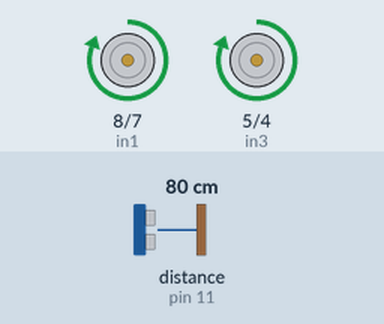
Recording of a sketch running on a simulated Arduino Uno, built with avr-gcc and run on an emulated ATmega328P. On the bench: motor-driver pin pairs drawn as motors (green arrow = first pin HIGH = forward, orange = second pin HIGH = backward, longer = more drive, scaled by the enable pin). Wiring (inferred from the names in the program): ultrasonic range finder: trigger pin 10; echo pin 11. The test bench sets the inputs (shaded band); at power-on: distance to the obstacle (sensor on pin 11) 80 cm. The echo pulse lasts 58.3 µs per cm.

Above: at 1.2 s.
1.3 s: distance to the obstacle (sensor on pin 11) set to 8 cm
2.8 s: distance to the obstacle (sensor on pin 11) set to 5 cm
At 3.6 s:
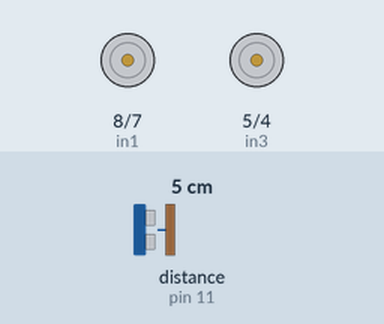
5.8 s: distance to the obstacle (sensor on pin 11) set to 9 cm
At 7.5 s:
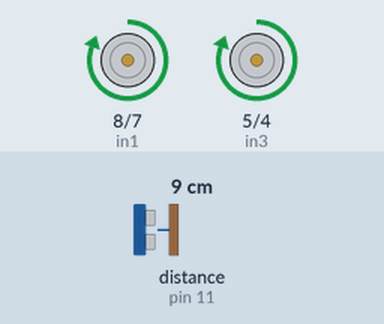
7.8 s: distance to the obstacle (sensor on pin 11) set to 2 cm
At 10.6 s:
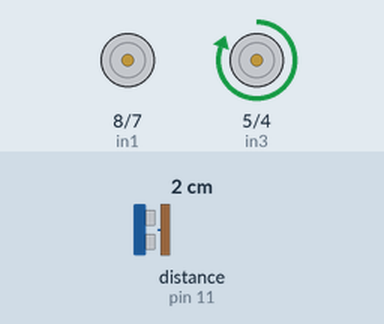
Timing chart, 0 to 11.8 s (numbered marks = the images above; inputs shaded):
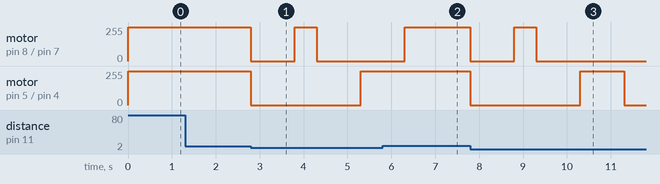

The sketch:

motor_code.ino
```cpp
const int trigPin = 10;
const int echoPin = 11;
const int leftSensor = 12;
const int rightSensor = 13;
// defines variables
long duration;
int distance;
int state = 0;

// Motor A connections
int enA = 9;
int in1 = 8;
int in2 = 7;
// Motor B connections
int enB = 3;
int in3 = 5;
int in4 = 4;

int checkDistance(){
  digitalWrite(trigPin, LOW);
  delayMicroseconds(2);
  digitalWrite(trigPin, HIGH);
  delayMicroseconds(10);
  digitalWrite(trigPin, LOW);
  duration = pulseIn(echoPin, HIGH);
  distance = duration * 0.034 / 2;
  return distance;
}

void moveForward(){
  analogWrite(enA, 255);
	analogWrite(enB, 255);

  digitalWrite(in1, HIGH);
	digitalWrite(in2, LOW);
	digitalWrite(in3, HIGH);
	digitalWrite(in4, LOW);

}

void Turnright(){
  analogWrite(enA, 255);
	analogWrite(enB, 255);

  digitalWrite(in1, HIGH);
	digitalWrite(in2, LOW);
	digitalWrite(in3, LOW);
	digitalWrite(in4, LOW);
  delay(500);//turn 90 degrees right, to be determined tmr
}

void Turnleft(){
  analogWrite(enA, 255);
	analogWrite(enB, 255);

  digitalWrite(in1, LOW);
	digitalWrite(in2, LOW);
	digitalWrite(in3, HIGH);
	digitalWrite(in4, LOW);
  delay(1000);//turn 180 degrees left, to be determined tmr
}

void Turnbackwards(){
  analogWrite(enA, 255);
	analogWrite(enB, 255);

    digitalWrite(in1, LOW);
	  digitalWrite(in2, LOW);
	  digitalWrite(in3, HIGH);
	  digitalWrite(in4, LOW);
    delay(500);
}

void stop(){
  analogWrite(enA, 255);
	analogWrite(enB, 255);

  digitalWrite(in1, LOW);
	digitalWrite(in2, LOW);
	digitalWrite(in3, LOW);
	digitalWrite(in4, LOW);
  delay(1000);
}

void checkState(){
  bool leftSensorValue = digitalRead(leftSensor);
  bool rightSensorValue = digitalRead(rightSensor);
  //int frontDistance = checkDistance();
  //Serial.println(rightSensorValue);
  if (leftSensorValue){
    state = 2;
  }
  else if (rightSensorValue){
    state = 1;
  }
  else {
    state = 0;
  }

}


void setup() {
  pinMode(trigPin, OUTPUT);
  pinMode(echoPin, INPUT);
  pinMode(leftSensor, INPUT);
  pinMode(rightSensor, INPUT);
  pinMode(enA, OUTPUT);
	pinMode(enB, OUTPUT);
	pinMode(in1, OUTPUT);
	pinMode(in2, OUTPUT);
	pinMode(in3, OUTPUT);
	pinMode(in4, OUTPUT);

  digitalWrite(in1, LOW);
	digitalWrite(in2, LOW);
	digitalWrite(in3, LOW);
	digitalWrite(in4, LOW);


  Serial.begin(9600);
}


void loop() {

  moveForward();
  if(checkDistance() <= 5){
    stop();
    Turnright();
    if (checkDistance() <= 5){
      stop();
      Turnleft();
      if (checkDistance() <= 5){
        stop();
        Turnbackwards();
      }
    }
  }

}
```

Measured:
- the behaviour switches between 7 and 6 cm on distance to the obstacle (sensor on pin 11) (found by bisection; images 0 and 1)
- after the input at 1.3 s, every drawn part: stays the same
- after the input at 2.8 s, motor on pin 8 (in1) / pin 7 (in2): forward 255/255 → stopped at once, → forward 255/255 1.0 s later, → stopped 0.50 s later; motor on pin 5 (in3) / pin 4 (in4): forward 255/255 → stopped at once, → forward 255/255 2.5 s later
- after the input at 5.8 s, motor on pin 8 (in1) / pin 7 (in2): stopped → forward 255/255 after 0.50 s; motor on pin 5 (in3) / pin 4 (in4): stays forward 255/255 (without the input it goes to stopped after 0.50 s)
- after the input at 7.8 s, motor on pin 8 (in1) / pin 7 (in2): forward 255/255 → stopped at once, → forward 255/255 1.0 s later, → stopped 0.50 s later; motor on pin 5 (in3) / pin 4 (in4): forward 255/255 → stopped at once, → forward 255/255 2.5 s later, → stopped 1.0 s later
